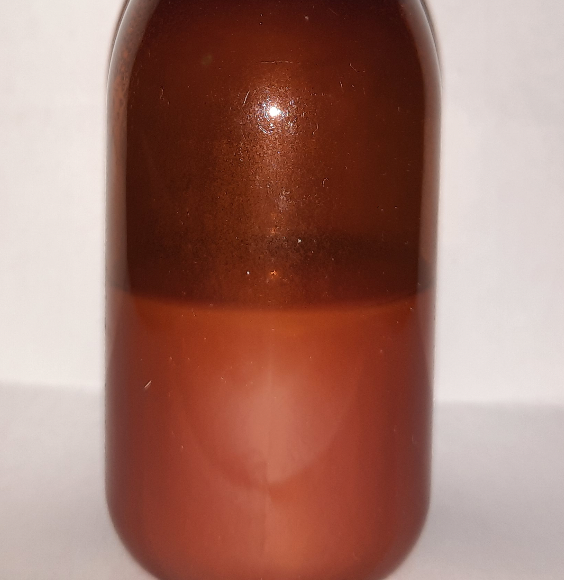
#> input picture images/proris_wthflash.png, 564 x 580 px
$ python Range_Of_Interest.py
#> lines starting #> are read from the running program, lines starting #| are printed output that depends on the picture; after the words box and inside, x2 and y2 are one past the last pixel; in counts of white or black regions, pixels touching at a corner belong together
import imutils
import numpy as np
import cv2 as C
import cv2


# coloring
img = C.imread("../../images/proris_wthflash.png")
#> img is the input picture: shape (580, 564, 3); mean B, G, R 108.4, 119.2, 162.1
gray = C.cvtColor(img, C.COLOR_BGR2GRAY)
lab = C.cvtColor(img, C.COLOR_BGR2LAB)
#> lab: shape (580, 564, 3); mean of channels 0, 1, 2 136.8, 145.3, 143
l, a, b = C.split(lab)

# CLAHE
clahe = C.createCLAHE(clipLimit=3.0, tileGridSize=(5, 5))
cl = clahe.apply(l)
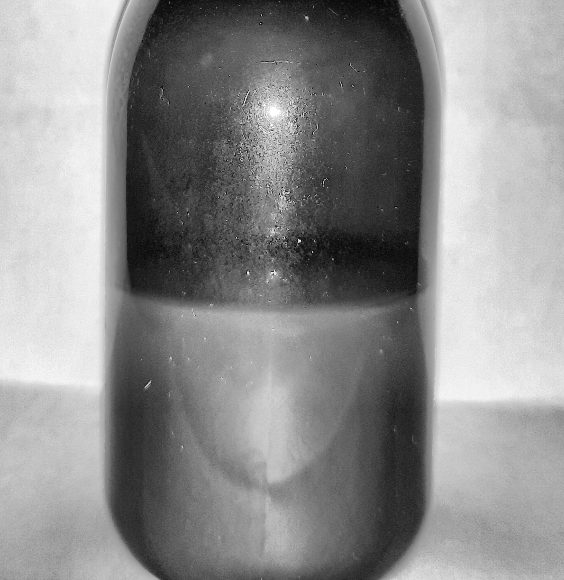
#> cl: shape (580, 564); min 6, max 255, mean 140.8
limg = C.merge((cl, a, b))
#> limg: shape (580, 564, 3); mean of channels 0, 1, 2 140.8, 145.3, 143

final = C.cvtColor(limg, C.COLOR_LAB2BGR)
gray = C.cvtColor(final, C.COLOR_BGR2GRAY)

# blur
blur_median = C.medianBlur(gray, 5)
blur_gauss = C.GaussianBlur(img, (7, 7), 2)

# tracing
th_adaptive = C.adaptiveThreshold(blur_median, 255, C.ADAPTIVE_THRESH_GAUSSIAN_C, C.THRESH_BINARY, 11, 2)
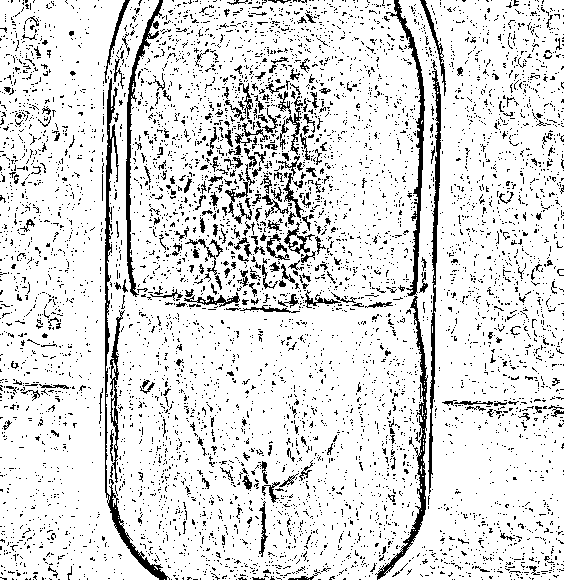
#> th_adaptive: shape (580, 564); 87.3% white; black in thin lines or dots
canny_blur_gray = C.Canny(blur_gauss, 55, 100)
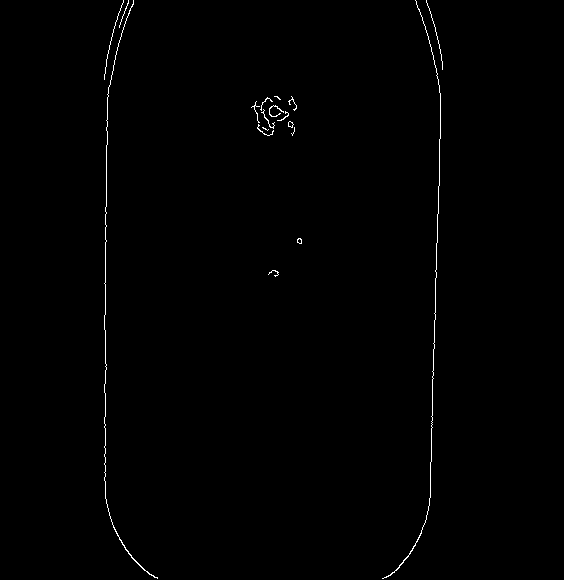
#> canny_blur_gray: shape (580, 564); 0.53% white in thin lines or dots, all inside (x1, y1, x2, y2) = (104, 0, 443, 579)

# closing operation
kernel = np.ones((1, 1))
imgDial = C.dilate(canny_blur_gray, kernel, iterations=3)
imgThres = C.erode(imgDial, kernel, iterations=2)

# make ROI
cnts = C.findContours(gray, C.RETR_EXTERNAL, C.CHAIN_APPROX_SIMPLE)
#> cnts = 1 contour; box (x1, y1, x2, y2) and area: (0, 0, 564, 580) 325977
cnts = cnts[0] if len(cnts) == 2 else cnts[1]
#> cnts = [[[0, 0], [0, 579], [563, 579], [563, 0]]]
#
# for c in cnts:v
#     x,y,w,h = C.boundingRect(c)
#     ROI = img[y:y+h, x:x+w]

slice = img[230:410, 110:430]
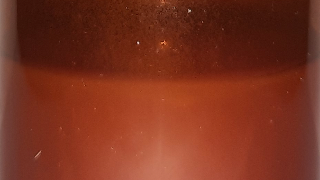
#> slice: shape (180, 320, 3); mean B, G, R 30.7, 49.7, 122.5
grey = C.cvtColor(slice, C.COLOR_BGR2GRAY)
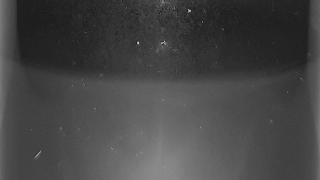
#> grey: shape (180, 320); min 21, max 202, mean 69.3
blur_slice = C.medianBlur(grey, 5)
th_adaptive = C.adaptiveThreshold(blur_slice, 255, C.ADAPTIVE_THRESH_GAUSSIAN_C, C.THRESH_BINARY, 15, 2)
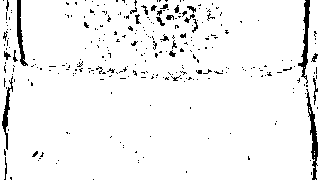
#> th_adaptive: shape (180, 320); 95.1% white; 294 black regions (269 under 20 px), largest, box (x1, y1, x2, y2) and area: (306, 89, 318, 180) 369, (298, 0, 310, 84) 350, (17, 0, 28, 66) 273

blur = C.GaussianBlur(slice, (5, 5), 0)
th_otsu = C.threshold(blur, 0, 255, C.THRESH_BINARY)


# modification - threshold
bottle_gray = cv2.cvtColor(slice , cv2.COLOR_BGR2GRAY)
bottle_gray = cv2.split(bottle_gray)[0]
bottle_gray = cv2.GaussianBlur(bottle_gray, (3, 3), 1)
cv2.imshow("gray", bottle_gray)
bottle_threshold = cv2.adaptiveThreshold(bottle_gray,255,cv2.ADAPTIVE_THRESH_MEAN_C,cv2.THRESH_BINARY,41,5)
#> bottle_threshold: shape (180, 320); 83.7% white; 86 black regions (75 under 20 px), largest, box (x1, y1, x2, y2) and area: (8, 0, 316, 180) 6880, (4, 71, 25, 180) 1600, (185, 4, 205, 44) 233
bottle_threshold = cv2.bitwise_not(bottle_threshold)
bottle_threshold = imutils.skeletonize(bottle_threshold, size=(3, 3))
#> bottle_threshold: shape (180, 320); 3.3% white in thin lines or dots
kernel = np.ones((3,3), np.uint8)
bottle_threshold = cv2.dilate(bottle_threshold, kernel, iterations=2)
#> bottle_threshold: shape (180, 320); 19.9% white; 36 white regions (1 under 20 px), largest, box (x1, y1, x2, y2) and area: (6, 0, 313, 180) 8614, (2, 69, 27, 180) 1103, (27, 81, 47, 98) 181
bottle_threshold = cv2.erode(bottle_threshold, kernel, iterations=1)
#> bottle_threshold: shape (180, 320); 12.9% white; 49 white regions (25 under 20 px), largest, box (x1, y1, x2, y2) and area: (7, 0, 312, 180) 3850, (157, 0, 216, 51) 1235, (120, 0, 157, 40) 564
cv2.imshow("kotak th ", bottle_threshold)

# RGB filter (black and white)
black = np.zeros((bottle_threshold.shape[0], bottle_threshold.shape[1], 3), np.uint8)
cv2.imshow("black", black)
black1 = cv2.rectangle(black,(0, 90),(290, 450),(255, 255, 255), -1)
#> black: shape (180, 320, 3); 45.5% white; 1 white region, box (x1, y1, x2, y2) and area: (0, 90, 291, 180) 26190
gray = cv2.cvtColor(black,cv2.COLOR_BGR2GRAY)
ret,b_mask = cv2.threshold(gray,127,255, 0)

fin = cv2.bitwise_and(bottle_threshold,bottle_threshold,mask = b_mask) #masking image
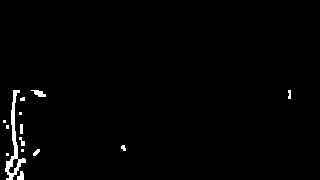
#> fin: shape (180, 320); 1.4% white; 14 white regions (6 under 20 px)

cv2.imshow("mask",fin)


# bbox on ROI
contours = C.findContours(grey, C.RETR_EXTERNAL, C.CHAIN_APPROX_SIMPLE)
#> contours = 1 contour; box (x1, y1, x2, y2) and area: (0, 0, 320, 180) 57101
contours = imutils.grab_contours(contours)
#> contours = [[[0, 0], [0, 179], [319, 179], [319, 0]]]
areas = [C.contourArea(contour) for contour in contours]
#> areas = [57101]
(contours, areas) = zip(*sorted(zip(contours, areas), key=lambda a: a[1]))
#> contours = ([[0, 0], [0, 179], [319, 179], [319, 0]],); areas = (57101,)
bottle_clone = img.copy()
x, y, w, h = C.boundingRect(contours[-1])
#> x = 0; y = 0; w = 320; h = 180

print(w, h)
#| 320 180
x = 110
y = 230
bbox = C.rectangle(img, (x, y), (x + w, y + h), (0, 255, 0), 2)

C.imshow("image", bbox)
C.waitKey(0)
